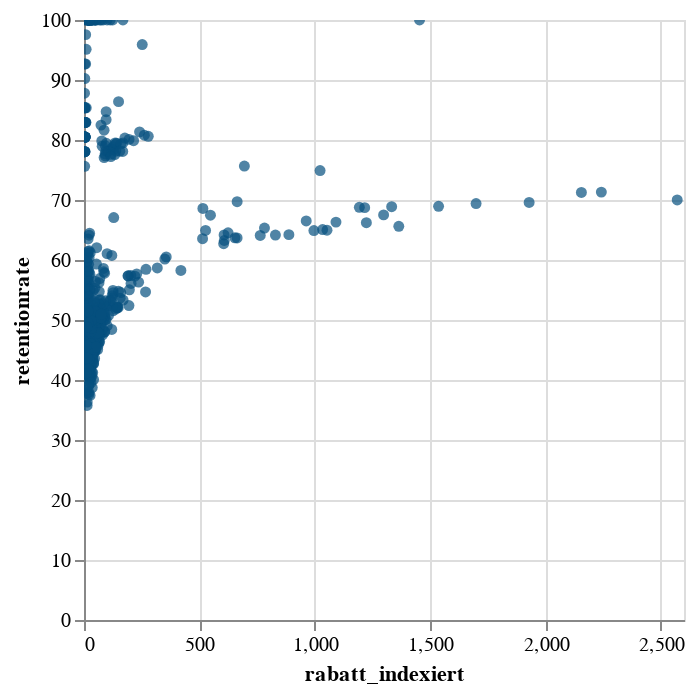

Notebook code cell kept with this figure:
### Markdown cell above
#### Zusammenhänge numerische Variablen

### Code cell
alt.Chart(data).mark_circle(color=color1).encode(
    x = alt.X(x_float),
    y = alt.Y(y_label),
    tooltip = ['kohorte', 'monat_monat', 'kohortengroesse_indexiert']
).interactive()

### Figure 1 — Vega-Lite specification as saved in the notebook (floating-point values rounded to 4 significant figures; data arrays with more than 128 entries replaced by an {"elided": "..."} marker saying what was removed)
{"config": {"view": {"continuousWidth": 300, "continuousHeight": 300}}, "data": {"name": "data-e2e1ee160eb3ad99c3a81a4a8415f2d5"}, "mark": {"type": "circle", "color": "#06507F"}, "encoding": {"tooltip": [{"field": "kohorte", "type": "nominal"}, {"field": "monat_monat", "type": "nominal"}, {"field": "kohortengroesse_indexiert", "type": "quantitative"}], "x": {"field": "rabatt_indexiert", "type": "quantitative"}, "y": {"field": "retentionrate", "type": "quantitative"}}, "params": [{"name": "param_13", "select": {"type": "interval", "encodings": ["x", "y"]}, "bind": "scales"}], "$schema": "https://vega.github.io/schema/vega-lite/v5.20.1.json", "datasets": {"data-e2e1ee160eb3ad99c3a81a4a8415f2d5": {"elided": "703 records"}}}
